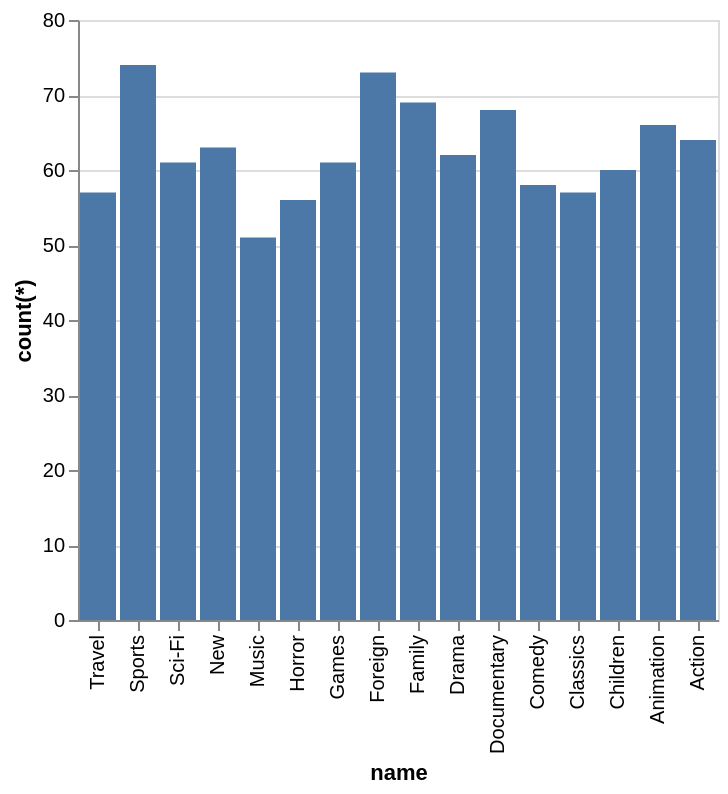

Specify this chart in Vega-Lite:
### Vega-Lite specification from a JSON file in a GitHub repository (floating-point values rounded to 4 significant figures)
{"data": {"values": [{"x_data": "Travel", "y_data": 57}, {"x_data": "Sports", "y_data": 74}, {"x_data": "Sci-Fi", "y_data": 61}, {"x_data": "New", "y_data": 63}, {"x_data": "Music", "y_data": 51}, {"x_data": "Horror", "y_data": 56}, {"x_data": "Games", "y_data": 61}, {"x_data": "Foreign", "y_data": 73}, {"x_data": "Family", "y_data": 69}, {"x_data": "Drama", "y_data": 62}, {"x_data": "Documentary", "y_data": 68}, {"x_data": "Comedy", "y_data": 58}, {"x_data": "Classics", "y_data": 57}, {"x_data": "Children", "y_data": 60}, {"x_data": "Animation", "y_data": 66}, {"x_data": "Action", "y_data": 64}]}, "mark": "bar", "encoding": {"x": {"field": "x_data", "type": "nominal", "title": "name", "sort": "descending"}, "y": {"field": "y_data", "type": "quantitative", "title": "count(*)"}}}
